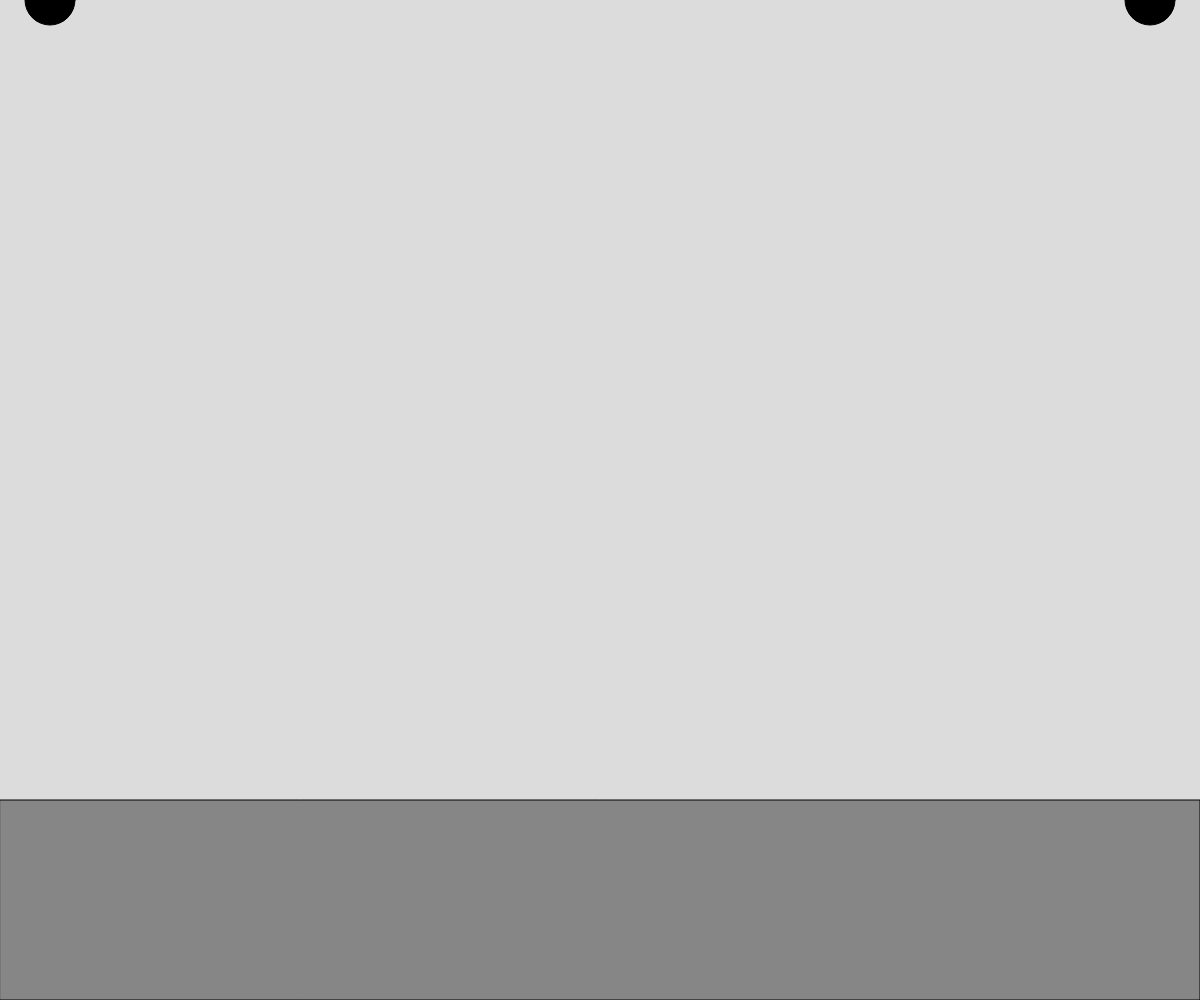
Frame 1 (no input)
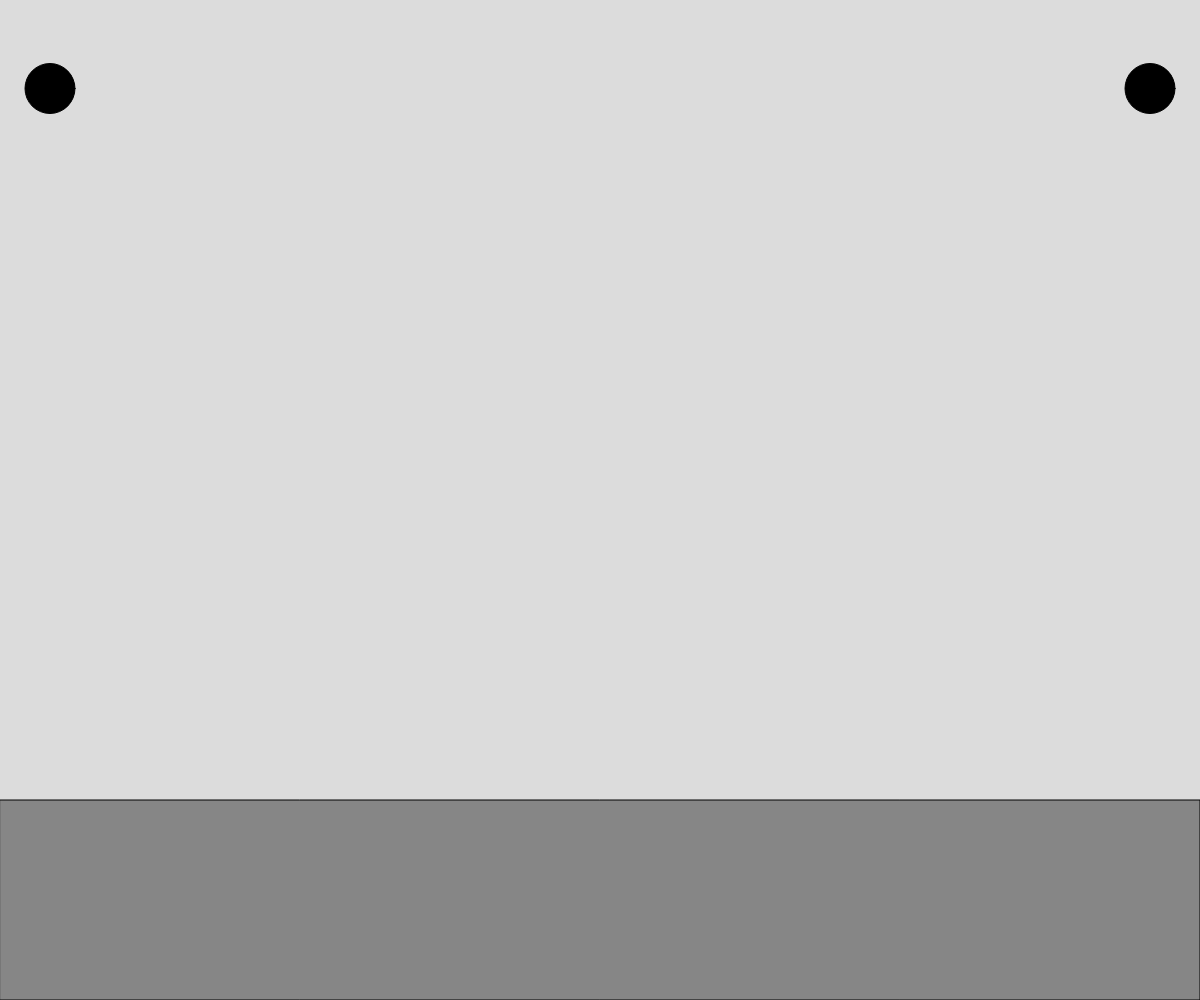
Frame 60 (no input)
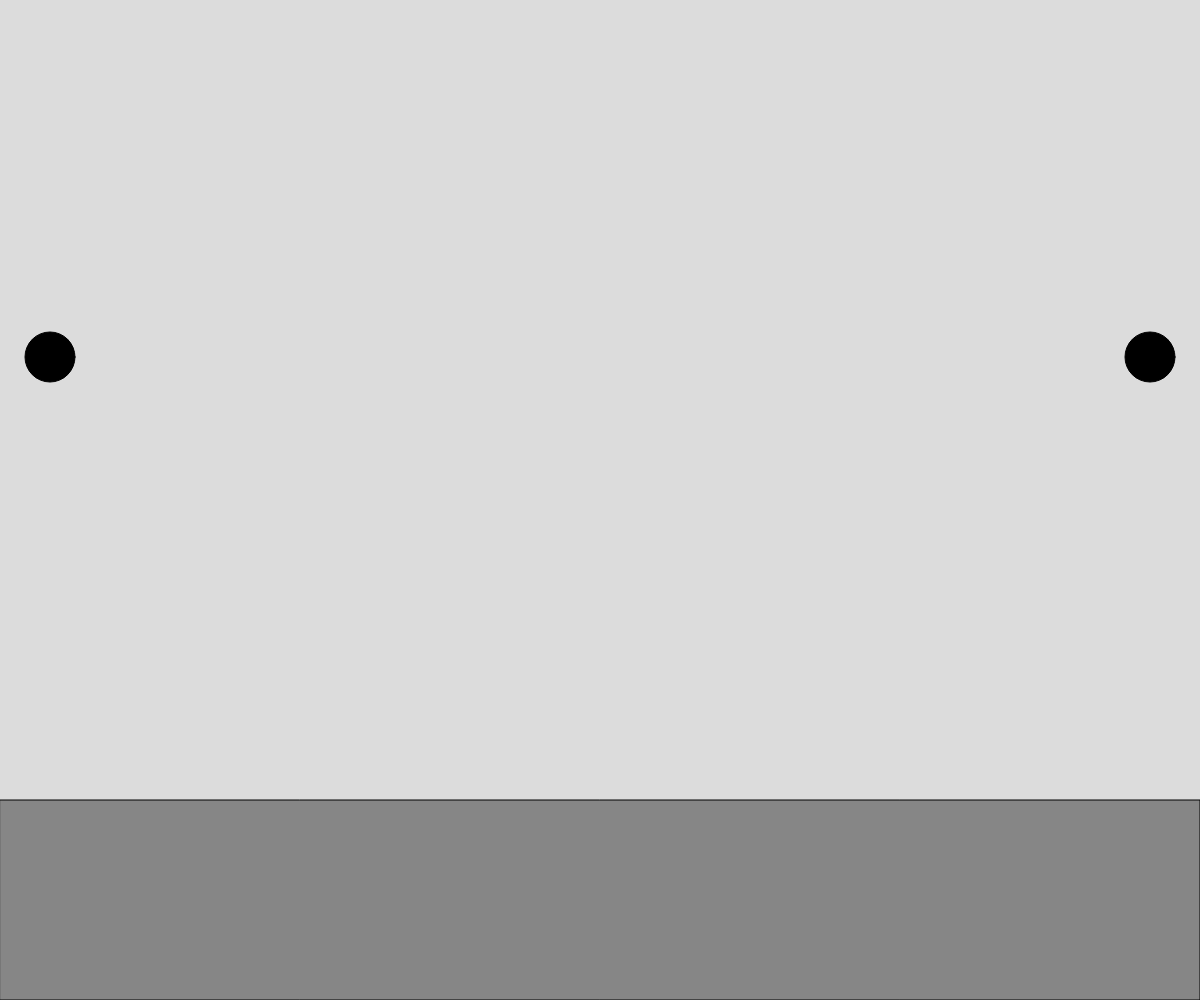
Frame 120 (the mouse pressed at the canvas centre since frame 60)

The p5.js sketch that drew these frames (run headless with seeded random() and noise() and a simulated clock; from frame 60 on, the mouse is pressed at the canvas centre):

// p5.js sketch
// ── sketch.js
let movers = []
let liquid;

class Liquid {
  constructor(x, y, w, h, c) {
    this.x = x;
    this.y = y;
    this.w = w;
    this.h = h;
    this.c = c;
  }

  draw() {
    fill(0, 0, 0, 100);
    rect(this.x, this.y, this.w, this.h);
  }

  contains(mover) {
    let pos = mover.pos;
    return (
      pos.x > this.x &&
      pos.x < this.x + this.w &&
      pos.y > this.y &&
      pos.y < this.y + this.h
    );
  }

  calculateDrag(mover) {
    let speed = mover.vel.mag()
    let dragMagnitude = this.c * speed * speed
    let dragForce = mover.vel.copy();
    dragForce.mult(-1);
    dragForce.setMag(dragMagnitude);
    return dragForce;
  }
}

class Mover {
  pos = createVector(0, 0);
  vel = createVector(0, 0);
  acc = createVector(0, 0);
  gravity = createVector(0, 0.05);
  mass = 1;

  constructor(x, y, mass) {
    this.pos = createVector(x, y);
    this.mass = mass;
  }

  show() {
    fill(0);
    circle(this.pos.x, this.pos.y, 50);
  }

  update() {
    const gravA = p5.Vector.mult(this.gravity, this.mass);
    this.applyForce(gravA);
    this.vel.add(this.acc);
    this.pos.add(this.vel);
    this.acc.mult(0);
  }

  applyForce(force) {
    let f = p5.Vector.div(force, this.mass);
    this.acc.add(f);
  }
}

function setup() {
  createCanvas(window.innerWidth, window.innerHeight);
  movers.push(new Mover(0 + 50, 0, 2));
  movers.push(new Mover(width - 50, 0, 3));
  liquid = new Liquid(0, height - 200, width, 200, 0.4);
}

function draw() {
  background(220);
  for(const m of movers) {
    if(liquid.contains(m)) {
    const drag = liquid.calculateDrag(m)
    m.applyForce(drag)
  }
  m.show();
  m.update();
  }
  liquid.draw();
}
